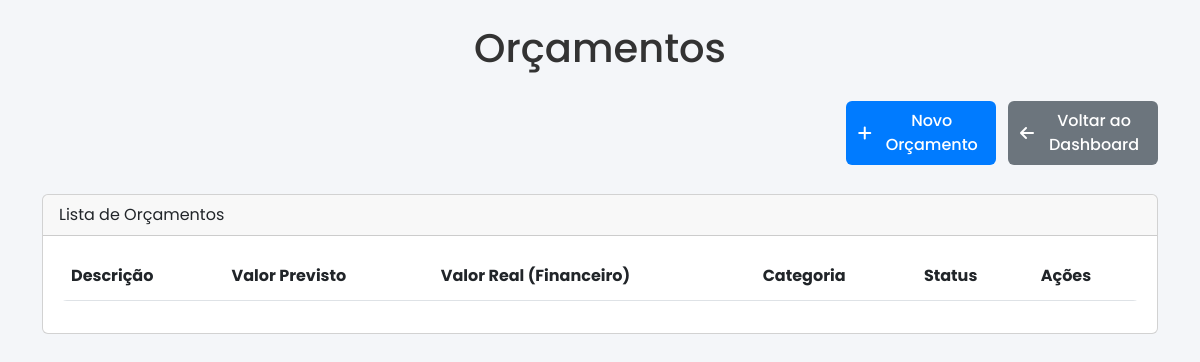
/orcamentos (signed in), run on an earlier commit of the app's database.
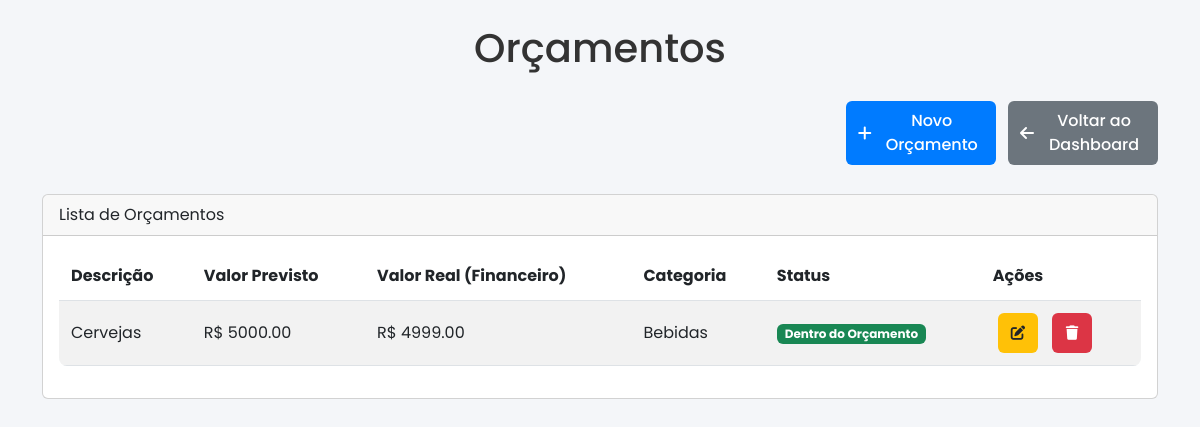
And on a later commit of the database.
### tables this page shows
CREATE TABLE orcamentos (
            id INTEGER PRIMARY KEY AUTOINCREMENT,
            nome TEXT NOT NULL,
            valor_previsto REAL NOT NULL,
            categoria TEXT
        );

### app.py (the view, shortened to what this page needs)
@app.route('/orcamentos', methods=['GET', 'POST'])
@login_required
def controle_orcamentos():
    conn = get_db_connection()
    try:
        orcamentos = conn.execute('SELECT * FROM orcamentos').fetchall()
        resumo_orcamentos = calcular_resumo_orcamentos(orcamentos)
        conn.close()
        return render_template('orcamentos.html', resumo_orcamentos=resumo_orcamentos, is_root=session.get('is_root', False))
    except sqlite3.Error as e:
        conn.rollback()
        logger.error(f"Erro em controle_orcamentos: {e}")
        conn.close()
        return "Erro no banco de dados!", 500

### app.py (called while the page is built)
def get_db_connection():
    conn = sqlite3.connect('festa.db')
    conn.row_factory = sqlite3.Row
    conn.execute('PRAGMA busy_timeout = 30000')  # Aumentar o timeout para 30 segundos
    return conn

def login_required(f):
    @wraps(f)
    def decorated_function(*args, **kwargs):
        if 'user_id' not in session:
            return redirect(url_for('login'))
        return f(*args, **kwargs)
    return decorated_function

@app.before_request
def load_logged_in_user():
    user_id = session.get('user_id')
    if user_id is None:
        g.user = None
    else:
        conn = get_db_connection()
        g.user = conn.execute('SELECT * FROM usuarios WHERE id = ?', (user_id,)).fetchone()
        conn.close()

### templates/orcamentos.html (shortened to what this page needs)
<!DOCTYPE html>
<html lang="pt-br">
<head>
    <link href="https://cdn.jsdelivr.net/npm/bootstrap@5.3.0/dist/css/bootstrap.min.css" rel="stylesheet">
    <link rel="stylesheet" href="https://cdnjs.cloudflare.com/ajax/libs/font-awesome/6.0.0-beta3/css/all.min.css">
    <link rel="stylesheet" href="{{ url_for('static', filename='style.css') }}">
</head>
<body>
    <div class="container">
        <h1 class="my-4 text-center">Orçamentos</h1>
        <div class="mb-4 text-end">
            <button class="btn btn-primary" data-bs-toggle="modal" data-bs-target="#novoOrcamentoModal">
                <i class="fas fa-plus me-2"></i>Novo Orçamento
            </button>
            <a href="{{ url_for('index') }}" class="btn btn-secondary ms-2">
                <i class="fas fa-arrow-left me-2"></i>Voltar ao Dashboard
            </a>
        </div>
        <div class="card">
            <div class="card-header">Lista de Orçamentos</div>
            <div class="card-body">
                <div class="table-responsive">
                    <table class="table table-striped" id="orcamentos-table">
                        <thead>
                            <tr>
                                <th>Descrição</th>
                                <th>Valor Previsto</th>
                                <th class="hide-on-mobile">Valor Real (Financeiro)</th>
                                <th class="hide-on-mobile">Categoria</th>
                                <th class="hide-on-mobile">Status</th>
                                <th>Ações</th>
                            </tr>
                        </thead>
                        <tbody>
                            {% for orcamento in resumo_orcamentos %}
                            <tr id="orcamento-{{ orcamento['id'] }}">
                                <td>{{ orcamento['nome'] }}</td>
                                <td>R$ {{ "%.2f" % orcamento['valor_previsto'] }}</td>
                                <td class="hide-on-mobile">R$ {{ "%.2f" % orcamento['valor_real'] }}</td>
                                <td class="hide-on-mobile">{{ orcamento['categoria'] or 'Sem categoria' }}</td>
                                <td class="hide-on-mobile">
                                    <span class="badge {{ 'bg-success' if orcamento['status'] == 'Dentro do Orçamento' else 'bg-danger' }}">
                                        {{ orcamento['status'] }}
                                    </span>
                                </td>
                                <td>
                                    <a href="{{ url_for('editar_orcamento', id=orcamento['id']) }}" class="btn btn-warning btn-sm">
                                        <i class="fas fa-edit"></i>
                                    </a>
                                    <a href="{{ url_for('excluir_orcamento', id=orcamento['id']) }}" class="btn btn-danger btn-sm" onclick="return confirm('Tem certeza que deseja excluir este orçamento?')">
                                        <i class="fas fa-trash"></i>
                                    </a>
                                </td>
                            </tr>
                            {% endfor %}
                        </tbody>
                    </table>
                </div>
            </div>
        </div>
    </div>
</body>
</html>

What changed in the data, as far as the page shows it:
added orcamentos: nome "Cervejas", valor_previsto "5000.00", valor_real "4999.00", categoria "Bebidas", status "Dentro do Orçamento"
